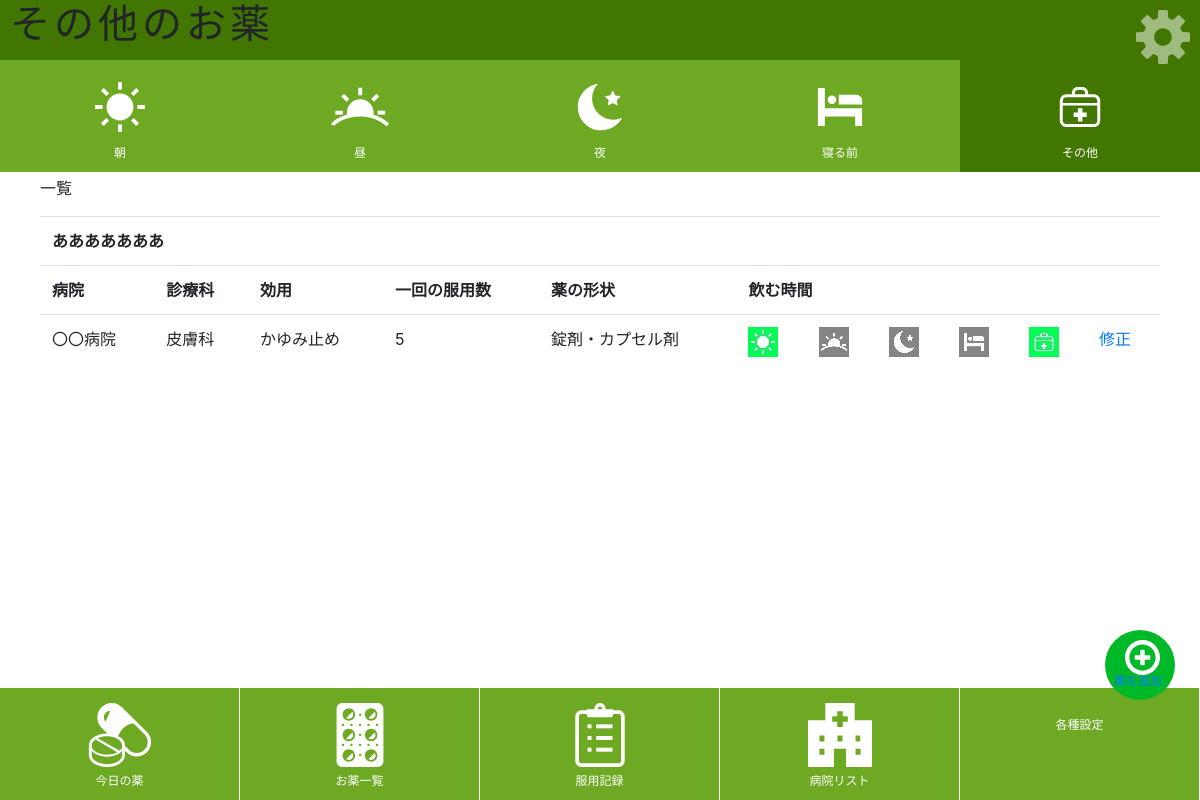
Screenshot of /medicine/other with the database file from the repository.
### medicine/models.py (models this page shows, shortened)
class MedicineModel(models.Model):
    medicinename = models.CharField(verbose_name="名前",max_length=30)
    dosage = models.IntegerField(verbose_name="一回の服用量",default=0,)
    shape = models.CharField(verbose_name="形状",max_length=30)
    timemorning = models.BooleanField(verbose_name="朝",default=False)
    timenoon = models.BooleanField(verbose_name="昼",default=False)
    timenight = models.BooleanField(verbose_name="夜",default=False)
    timesleep = models.BooleanField(verbose_name="寝る前",default=False)
    timeother = models.BooleanField(verbose_name="その他",default=False)
    amount = models.IntegerField(verbose_name="処方量",default=0,)
    hospital = models.CharField(verbose_name="病院",max_length=30)
    department = models.CharField(verbose_name="診療科",max_length=30)
    purpose = models.CharField(verbose_name="効用",max_length=30)
    recorddate = models.DateField(verbose_name="作成日時",default=timezone.now)
    lastday = models.DateField(verbose_name="最終処方日")
    memo = models.CharField(verbose_name="メモ",max_length=500)

### medicine/views.py (the view)
# urls.py: path('other', views.other, name='other'),
def other(request):
    datao = MedicineModel.objects.filter(timeother=True)
    params = {
        'title':'その他のお薬',
        'message':'一覧',
        'data':datao,
    }
    return render(request,'medicine/other.html',params)

### medicine/templates/medicine/other.html (shortened to what this page needs)
{% extends 'medicine/layout.html' %}
{% load static %}
{% block header %}
<div id="sp-fixed-menu-time" class="for-sp">
  <ul>
    <li class="noclick"><a href="{% url 'morning' %}"><img src="{% static 'medicine/img/morning.svg' %}" alt=""><br>朝</a></li>
    <li class="noclick"><a href="{% url 'noon' %}"><img src="{% static 'medicine/img/noon.svg' %}" alt=""><br>昼</a></li>
    <li class="noclick"><a href="{% url 'night' %}"><img src="{% static 'medicine/img/night.svg' %}" alt=""><br>夜</a></li>
    <li class="noclick"><a href="{% url 'sleep' %}"><img src="{% static 'medicine/img/sleep.svg' %}" alt=""><br>寝る前</a></li>
    <li class="click"><a href="{% url 'other' %}"><img src="{% static 'medicine/img/others.svg' %}" alt=""><br>その他</a></li>
  </ul>
</div>
{% endblock %}
{% block content %}
<br><br>
<h1 class="">{{title}}</h1>
<br><br>
<p class="">{{message|safe}}</p>
<table class="table">
{% for item in data %}
  <tr><th colspan="11">{{item.medicinename}}</th></tr>
  <tr>
      <th>病院</th>
      <th>診療科</th>
      <th>効用</th>
      <th>一回の服用数</th>
      <th>薬の形状</th>
      <th colspan="7">飲む時間</th>
  </tr>
  <tr>
      <td>{{item.hospital}}</td>
      <td>{{item.department}}</td>
      <td>{{item.purpose}}</td>
      <td>{{item.dosage}}</td>
      <td>{{item.shape}}</td>
      <td>{% if item.timemorning == True %}<div class="icontrue"><img src="{% static 'medicine/img/morning.jpg' %}" class="icontrue" alt=""></div>{% endif %}
            {% if item.timemorning == False %}<div class="iconfalse"><img src="{% static 'medicine/img/morningf.jpg' %}" class="iconfalse" alt=""></div>{% endif %}</td>
        <td>{% if item.timenoon == True %}<div class="icontrue"><img src="{% static 'medicine/img/noon.jpg' %}" class="icontrue" alt=""></div>{% endif %}
            {% if item.timenoon == False %}<div class="iconfalse"><img src="{% static 'medicine/img/noonf.jpg' %}" class="iconfalse" alt=""></div>{% endif %}</td>
        <td>{% if item.timenight == True %}<div class="icontrue"><img src="{% static 'medicine/img/night.jpg' %}" class="icontrue" alt=""></div>{% endif %}
            {% if item.timenight == False %}<div class="iconfalse"><img src="{% static 'medicine/img/nightf.jpg' %}" class="iconfalse" alt=""></div>{% endif %}</td>
        <td>{% if item.timesleep == True %}<div class="icontrue"><img src="{% static 'medicine/img/sleep.jpg' %}" class="icontrue" alt=""></div>{% endif %}
            {% if item.timesleep == False %}<div class="iconfalse"><img src="{% static 'medicine/img/sleepf.jpg' %}" class="iconfalse" alt=""></div>{% endif %}</td>
        <td>{% if item.timeother == True %}<div class="icontrue"><img src="{% static 'medicine/img/other.jpg' %}" class="icontrue" alt=""></div>{% endif %}
            {% if item.timeother == False %}<div class="iconfalse"><img src="{% static 'medicine/img/otherf.jpg' %}" class="iconfalse" alt=""></div>{% endif %}</td>
      <td rowspan="2"><a href="{% url 'edit' item.id %}">修正</a></td>
        </tr>
{% endfor %}
</table>
<br><br><br><br><br><br><br><br><br>
<div class="plus_medi"><a href="{% url 'create' %}"><img src="{% static 'medicine/img/plus.svg' %}" alt=""><br><div class="plus_text">薬を追加</div></a></div>
{% endblock %}

### medicine/static/medicine/css/style.css (style rules this page uses)
#sp-fixed-menu-time { position: fixed; width: 100%; height: 10%; top: 60px; font-size: 0; z-index: 99; }
#sp-fixed-menu-time ul { display: flex; list-style: none; padding:0; margin:0; width:100%; }
#sp-fixed-menu-time li img { max-width: 8vh; min-height: 8%; margin: 5px; }
#sp-fixed-menu-time li { justify-content: center; align-items: center; width: 50%; padding:0; margin:0; font-size: 12px; border-right: none; }
.click { background: rgb(65, 119, 0); }
.noclick { background: rgb(110,169,36); }
#sp-fixed-menu-time li a { color: #fff; text-align: center; display:block; width: 100%; padding:10px; }
.plus_medi { font-size: 12px; color: #ffffff; right: 25px; bottom: 100px; justify-content: center; align-items: center; position: fixed; text-align: center; width:70px; height:70px; background:rgb(0, 185, 40); border-radius:100%; z-index: 9999; padding: 20px; }
.plus_medi img { position: absolute; width: 75px; height: auto; top: -10px; left: 0px; padding: 20px; }
.plus_text { position: absolute; top: 42px; left: 9px; }
body { font-family: 'Catamaran','Noto Sans JP',sans-serif; font-size: 16px; line-height: 1.5; color: #2c2c2c; }
h1 { text-align: left; font-size: 30px; font-weight: 600; letter-spacing: .10em; margin-top: 10px; margin-left: 10px; }

### rows the page displays
MedicineModel: medicinename "あああああああ", hospital "〇〇病院", department "皮膚科", purpose "かゆみ止め", dosage "5", shape "錠剤・カプセル剤", timemorning True (drawn), timenoon False (drawn), timenight False (drawn), timesleep False (drawn), timeother True (drawn)

### other values shown
{{ title }} "その他のお薬"
{{ message|safe }} "一覧"
